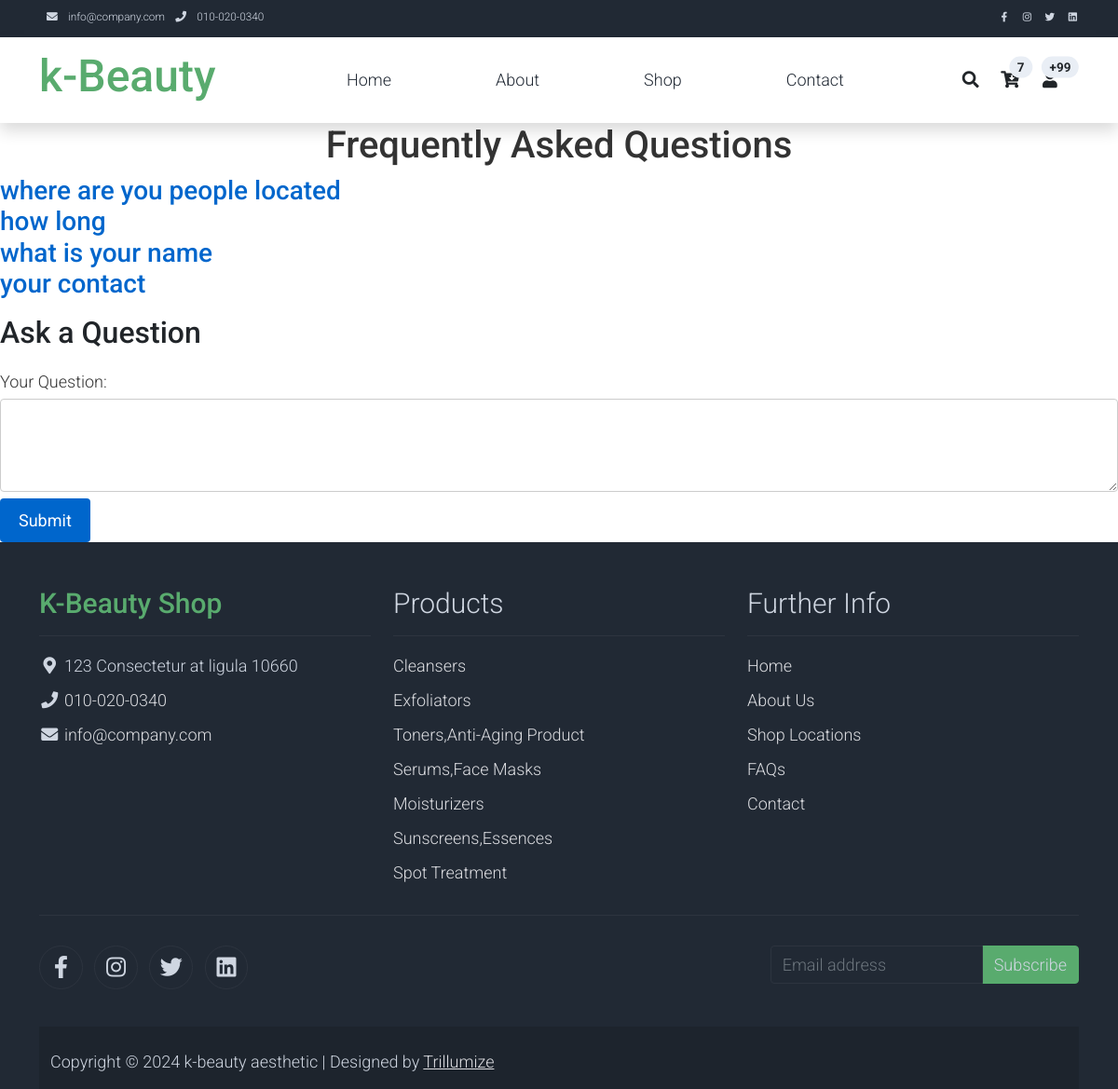
Screenshot of /faq/ with the database file from the repository.
### kbeautystore/models.py (models this page shows, shortened)
class FAQ(models.Model):
    question = models.TextField()
    answer = models.TextField(blank=True, null=True)  # Allow answer to be blank initially

### kbeautystore/views.py (the view)
# urls.py: path('faq/', views.faq, name='faq'),
def faq(request):
    faqs = FAQ.objects.all()
    if request.method == 'POST':
        form = FAQForm(request.POST)
        if form.is_valid():
            form.save()
            return redirect('faq')
    else:
        form = FAQForm()
    return render(request, 'faq.html', {'faqs': faqs, 'form': form})

### kbeautystore/forms.py
class FAQForm(forms.ModelForm):
    class Meta:
        model = FAQ
        fields = ['question']

### kbeautystore/templates/faq.html (shortened to what this page needs)
{% load static %}
<!DOCTYPE html>
<html lang="en">
<head>
    <link rel="stylesheet" href="assets/css/bootstrap.min.css">
    <link rel="stylesheet" href="{% static 'assets/css/bootstrap.min.css' %}">
    <link rel="stylesheet" href="assets/css/templatemo.css">
    <link rel="stylesheet" href="assets/css/custom.css">
    <link rel="stylesheet" href="{% static 'assets/css/templatemo.css' %}">
    <link rel="stylesheet" href="{% static 'assets/css/custom.css' %}">
    <link rel="stylesheet" href="assets/css/fontawesome.min.css">
    <link rel="stylesheet" href="https://unpkg.com/leaflet@1.7.1/dist/leaflet.css" />
    <link rel="stylesheet" href="assets/css/bootstrap.min.css">
    <link rel="stylesheet" href="{% static 'assets/css/bootstrap.min.css' %}">
    <link rel="stylesheet" href="assets/css/templatemo.css">
    <link rel="stylesheet" href="assets/css/custom.css">
    <link rel="stylesheet" href="{% static 'assets/css/templatemo.css' %}">
    <link rel="stylesheet" href="{% static 'assets/css/custom.css' %}">
    <link rel="stylesheet" href="assets/css/fontawesome.min.css">
    <link rel="stylesheet" href="{% static 'assets/css/fontawesome.min.css' %}">
</head>
<body>
    <nav class="navbar navbar-expand-lg bg-dark navbar-light d-none d-lg-block" id="templatemo_nav_top">
        <div class="container text-light">
            <div class="w-100 d-flex justify-content-between">
                <div>
                    <i class="fa fa-envelope mx-2"></i>
                    <a class="navbar-sm-brand text-light text-decoration-none" href="mailto:info@company.com">info@company.com</a>
                    <i class="fa fa-phone mx-2"></i>
                    <a class="navbar-sm-brand text-light text-decoration-none" href="tel:010-020-0340">010-020-0340</a>
                </div>
                <div>
                    <a class="text-light" href="#" target="_blank" rel="sponsored"><i class="fab fa-facebook-f fa-sm fa-fw me-2"></i></a>
                    <a class="text-light" href="#" target="_blank"><i class="fab fa-instagram fa-sm fa-fw me-2"></i></a>
                    <a class="text-light" href="#" target="_blank"><i class="fab fa-twitter fa-sm fa-fw me-2"></i></a>
                    <a class="text-light" href="#" target="_blank"><i class="fab fa-linkedin fa-sm fa-fw"></i></a>
                </div>
            </div>
        </div>
    </nav>
    <nav class="navbar navbar-expand-lg navbar-light shadow">
        <div class="container d-flex justify-content-between align-items-center">
            <a class="navbar-brand text-success logo h1 align-self-center" href="index.html">
                k-Beauty
            </a>
            <div class="align-self-center collapse navbar-collapse flex-fill  d-lg-flex justify-content-lg-between" id="templatemo_main_nav">
                <div class="flex-fill">
                    <ul class="nav navbar-nav d-flex justify-content-between mx-lg-auto">
                        <li class="nav-item">
                            <a class="nav-link" href="{% url 'index' %}">Home</a>
                        </li>
                        <li class="nav-item">
                            <a class="nav-link" href="{% url 'about' %}">About</a>
                        </li>
                        <li class="nav-item">
                            <a class="nav-link" href="{% url 'shop' %}">Shop</a>
                        </li>
                        <li class="nav-item">
                            <a class="nav-link" href="{% url 'contact' %}">Contact</a>
                        </li>
                    </ul>
                </div>
                <div class="navbar align-self-center d-flex">
                    <a class="nav-icon d-none d-lg-inline" href="#" data-bs-toggle="modal" data-bs-target="#templatemo_search">
                        <i class="fa fa-fw fa-search text-dark mr-2"></i>
                    </a>
                    <a class="nav-icon position-relative text-decoration-none" href="#">
                        <i class="fa fa-fw fa-cart-arrow-down text-dark mr-1"></i>
                        <span class="position-absolute top-0 left-100 translate-middle badge rounded-pill bg-light text-dark">7</span>
                    </a>
                    <a class="nav-icon position-relative text-decoration-none" href="#">
                        <i class="fa fa-fw fa-user text-dark mr-3"></i>
                        <span class="position-absolute top-0 left-100 translate-middle badge rounded-pill bg-light text-dark">+99</span>
                    </a>
                </div>
            </div>
        </div>
    </nav>
    <div class="container1">
        <h1>Frequently Asked Questions</h1>
        <ul>
            {% for faq in faqs %}
                <li>
                    <h3 class="question">{{ faq.question }}</h3>
                </li>
            {% endfor %}
        </ul>
        <h2>Ask a Question</h2>
        <form method="post">
            <label for="id_question">Your Question:</label>
            <textarea id="id_question" name="question" rows="4" cols="50"></textarea>
            <button type="submit">Submit</button>
        </form>
    </div>
    <footer class="bg-dark" id="tempaltemo_footer">
        <div class="container">
            <div class="row">
                <div class="col-md-4 pt-5">
                    <h2 class="h2 text-success border-bottom pb-3 border-light logo">K-Beauty Shop</h2>
                    <ul class="list-unstyled text-light footer-link-list">
                        <li>
                            <i class="fas fa-map-marker-alt fa-fw"></i>
                            123 Consectetur at ligula 10660
                        </li>
                        <li>
                            <i class="fa fa-phone fa-fw"></i>
                            <a class="text-decoration-none" href="tel:010-020-0340">010-020-0340</a>
                        </li>
                        <li>
                            <i class="fa fa-envelope fa-fw"></i>
                            <a class="text-decoration-none" href="mailto:info@company.com">info@company.com</a>
                        </li>
                    </ul>
                </div>
                <div class="col-md-4 pt-5">
                    <h2 class="h2 text-light border-bottom pb-3 border-light">Products</h2>
                    <ul class="list-unstyled text-light footer-link-list">
                        <li><a class="text-decoration-none" href="#">Cleansers</a></li>
                        <li><a class="text-decoration-none" href="#">Exfoliators</a></li>
                        <li><a class="text-decoration-none" href="#">Toners,Anti-Aging Product</a></li>
                        <li><a class="text-decoration-none" href="#">Serums,Face Masks</a></li>
                        <li><a class="text-decoration-none" href="#">Moisturizers</a></li>
                        <li><a class="text-decoration-none" href="#">Sunscreens,Essences</a></li>
                        <li><a class="text-decoration-none" href="#">Spot Treatment</a></li>
                    </ul>
                </div>
                <div class="col-md-4 pt-5">
                    <h2 class="h2 text-light border-bottom pb-3 border-light">Further Info</h2>
                    <ul class="list-unstyled text-light footer-link-list">
                        <li><a class="text-decoration-none" href="{% url 'index' %}">Home</a></li>
                        <li><a class="text-decoration-none" href="{% url 'about' %}">About Us</a></li>
                        <li><a class="text-decoration-none" href="#">Shop Locations</a></li>
                        <li><a class="text-decoration-none" href="{% url 'faq' %}">FAQs</a></li>
                        <li><a class="text-decoration-none" href="{% url 'contact' %}">Contact</a></li>
                    </ul>
                </div>
            </div>
            <div class="row text-light mb-4">
                <div class="col-12 mb-3">
                    <div class="w-100 my-3 border-top border-light"></div>
                </div>
                <div class="col-auto me-auto">
                    <ul class="list-inline text-left footer-icons">
                        <li class="list-inline-item border border-light rounded-circle text-center">
                            <a class="text-light text-decoration-none" target="_blank" href="#"><i class="fab fa-facebook-f fa-lg fa-fw"></i></a>
                        </li>
                        <li class="list-inline-item border border-light rounded-circle text-center">
                            <a class="text-light text-decoration-none" target="_blank" href="#"><i class="fab fa-instagram fa-lg fa-fw"></i></a>
                        </li>
                        <li class="list-inline-item border border-light rounded-circle text-center">
                            <a class="text-light text-decoration-none" target="_blank" href="#"><i class="fab fa-twitter fa-lg fa-fw"></i></a>
                        </li>
                        <li class="list-inline-item border border-light rounded-circle text-center">
                            <a class="text-light text-decoration-none" target="_blank" href="#"><i class="fab fa-linkedin fa-lg fa-fw"></i></a>
                        </li>
                    </ul>
                </div>
                <div class="col-auto">
                    <div class="input-group mb-2">
                        <input type="text" class="form-control bg-dark border-light" id="subscribeEmail" placeholder="Email address" name="email">
                        <div class="input-group-text btn-success text-light" id="subscribeButton">Subscribe</div>
                    </div>
                </div>
        </div>
        <div class="w-100 bg-black py-3">
            <div class="container">
                <div class="row pt-2">
                    <div class="col-12">
                        <p class="text-left text-light">
                            Copyright &copy; 2024 k-beauty aesthetic
                            | Designed by <a rel="sponsored" href="https://trillumize.com" target="_blank">Trillumize</a>
                    </div>
                </div>
            </div>
        </div>
    </footer>
</body>
</html>

### kbeautystore/static/assets/css/templatemo.css (style rules this page uses)
body, ul, li, p, a, label, input, div { font-family: 'Roboto', sans-serif; font-size: 18px !important; font-weight: 300 !important; }
.h1 { font-family: 'Roboto', sans-serif; font-size: 48px !important; font-weight: 200 !important; }
.h2 { font-family: 'Roboto', sans-serif; font-size: 30px !important; font-weight: 300; }
.logo { font-weight: 500 !important; }
.text-success { color: #59ab6e !important; }
.text-light { color: #cfd6e1 !important; }
.bg-dark { background-color: #212934 !important; }
.bg-light { background-color: #e9eef5 !important; }
.bg-black { background-color: #1d242d !important; }
.btn-success { background-color: #59ab6e !important; border-color: #56ae6c !important; }
#templatemo_nav_top { min-height: 40px; }
#templatemo_nav_top * { font-size: .9em !important; }
#templatemo_main_nav a { color: #212934; }
#templatemo_main_nav .navbar .nav-icon { margin-right: 20px; }
.form-control { border: 1px solid #e8e8e8; }
#tempaltemo_footer a { color: #dcdde1; }
#tempaltemo_footer ul.footer-link-list li { padding-top: 10px; }
#tempaltemo_footer ul.footer-icons li { width: 2.6em; height: 2.6em; line-height: 2.6em; }
#tempaltemo_footer .border-light { border-color: #2d343f !important; }
@media (min-width: 768px) { #templatemo_main_nav .navbar-nav { max-width: 450px; } }
@media (min-width: 992px) { #templatemo_main_nav .navbar-nav { max-width: 550px; } }

### kbeautystore/templates/faq.html (style rules this page uses)
h1 { text-align: center; color: #333; }
ul { list-style-type: none; padding: 0; }
h3 { margin: 0; color: #0066cc; }
p { margin: 0; }
form { margin-top: 20px; }
label { display: block; margin-bottom: 5px; color: #333; }
textarea { width: 100%; height: 100px; padding: 5px; border: 1px solid #ccc; border-radius: 4px; }
button { background-color: #0066cc; color: #fff; border: none; padding: 10px 20px; border-radius: 4px; cursor: pointer; }

### rows the page displays
FAQ: question "where are you people located"
FAQ: question "how long"
FAQ: question "what is your name"
FAQ: question "your contact"
